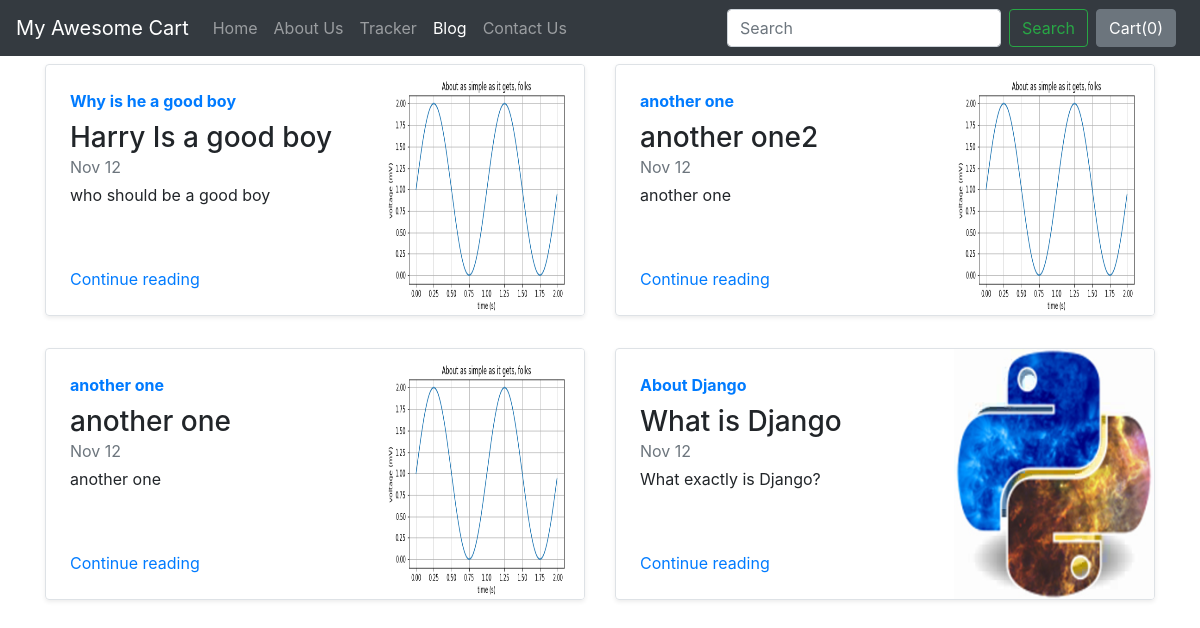
/blog/, run on an earlier commit of the app's database.
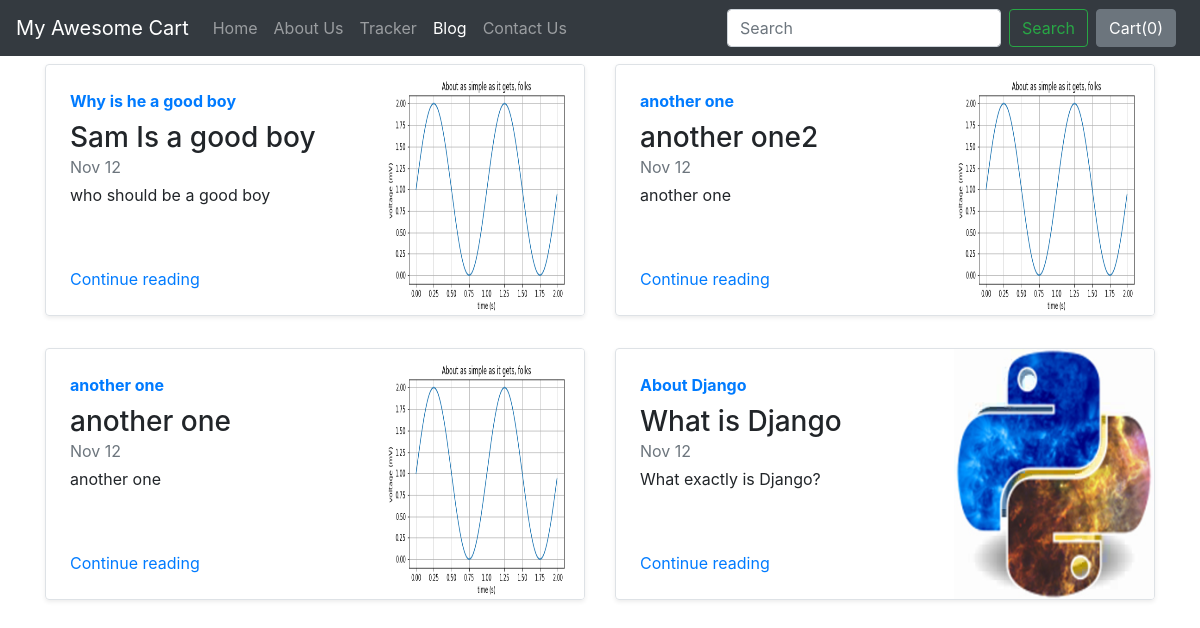
And on a later commit of the database.
### blog/models.py (models this page shows)
class Blogpost(models.Model):
    post_id = models.AutoField(primary_key=True)
    title = models.CharField(max_length=50)
    head0 = models.CharField(max_length=500, default="")
    chead0 = models.CharField(max_length=5000, default="")
    head1 = models.CharField(max_length=500, default="")
    chead1 = models.CharField(max_length=5000, default="")
    head2 = models.CharField(max_length=500, default="")
    chead2 = models.CharField(max_length=5000, default="")
    pub_date = models.DateField()
    thumbnail = models.ImageField(upload_to='shop/images', default="")
    def __str__(self):
        return self.title

### blog/views.py (the view)
# urls.py: path("", views.index, name="blogHome"),
def index(request):
    myposts = Blogpost.objects.all()
    print(myposts)
    return render(request, 'blog/index.html',
                  {'myposts': myposts})

### blog/templates/blog/index.html
{% extends 'blog/basic.html' %}
{% block body %}
<div class="container">
<div class="row my-2">
    {% for item in myposts %}
        <div class="col-md-6">
            <div
                class="row no-gutters border rounded overflow-hidden flex-md-row mb-4 shadow-sm h-md-250 position-relative">
                <div class="col p-4 d-flex flex-column position-static">
                    <strong class="d-inline-block mb-2 text-primary">{{item.head0}}</strong>
                    <h3 class="mb-0">{{item.title}}</h3>
                    <div class="mb-1 text-muted">Nov 12</div>
                    <p class="card-text mb-auto">{{item.head1}}</p>
                    <a href="blogpost/{{item.post_id}}" class="stretched-link">Continue reading</a>
                </div>
                <div class="col-auto d-none d-lg-block">
                    <img src="/media/{{item.thumbnail}}" class="bd-placeholder-img" width="200" height="250"
                        aria-label="Placeholder: Thumbnail"/>
                </div>
            </div>
        </div>
{% if forloop.counter|divisibleby:2 %}
    </div><div class="row my-2">
    {% endif %}
    {% endfor %}
</div>
{% endblock %}

### blog/templates/blog/basic.html (shortened to what this page needs)
<!doctype html>
<html lang="en">
  <head>
    <link rel="stylesheet" href="https://stackpath.bootstrapcdn.com/bootstrap/4.2.1/css/bootstrap.min.css">
  </head>
  <body>
    <nav class="navbar navbar-expand-lg navbar-dark bg-dark">
  <a class="navbar-brand" href="/shop">My Awesome Cart</a>
  <div class="collapse navbar-collapse" id="navbarSupportedContent">
    <ul class="navbar-nav mr-auto">
      <li class="nav-item">
        <a class="nav-link" href="/shop">Home <span class="sr-only">(current)</span></a>
      </li>
      <li class="nav-item">
        <a class="nav-link" href="/shop/about">About Us</a>
      </li>
      <li class="nav-item">
        <a class="nav-link" href="/shop/tracker">Tracker</a>
      </li>
      <li class="nav-item active">
        <a class="nav-link" href="/blog">Blog</a>
      </li>
       <li class="nav-item">
        <a class="nav-link" href="/shop/contact">Contact Us</a>
      </li>
    </ul>
    <form class="form-inline my-2 my-lg-0">
      <input class="form-control mr-sm-2" type="search" placeholder="Search" aria-label="Search">
      <button class="btn btn-outline-success my-2 my-sm-0" type="submit">Search</button>
    </form>
    <button type="button" class="btn btn-secondary mx-2" id="popcart" data-container="body" data-toggle="popover" data-placement="bottom" data-html="true" data-content="Vivamus
sagittis lacus vel augue laoreet rutrum faucibus.">
  Cart(<span id="cart">0</span>)
</button>
  </div>
</nav>
  {% block body %} {% endblock %}
  </body>
</html>

What changed in the data, as far as the page shows it:
changed Blogpost "Why is he a good boy": title "Harry Is a good boy" → "Sam Is a good boy"
